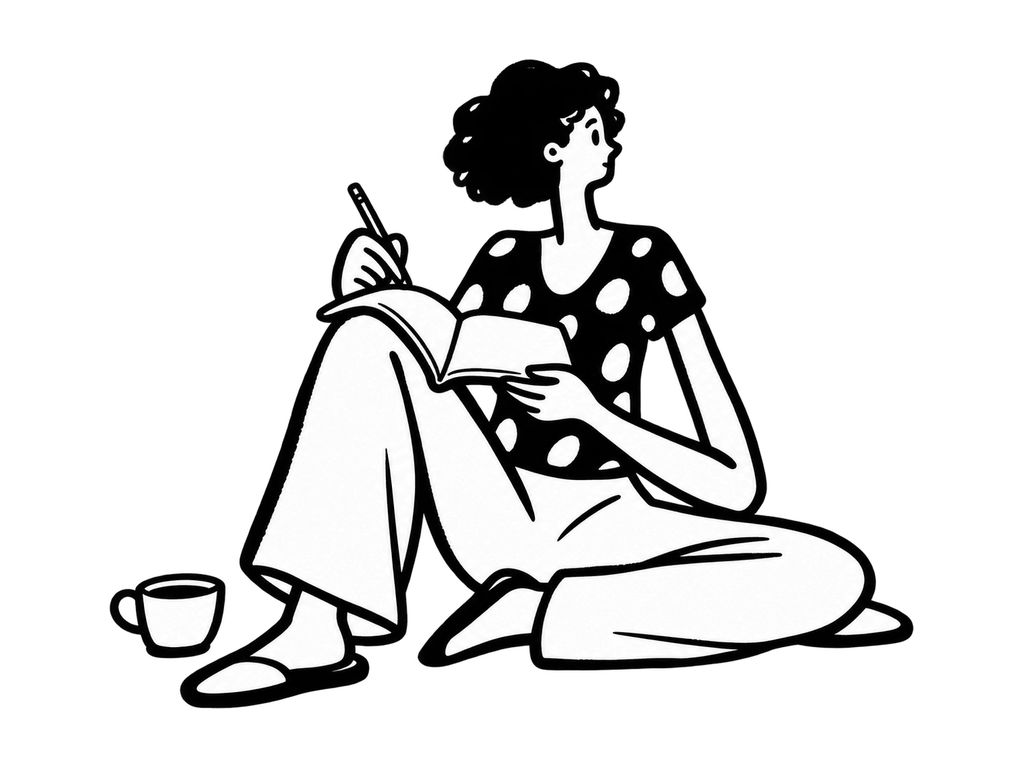
#> input picture design/illustrations/candidates/kofe-redraws/01-woman-floor-ready.png, 1024 x 768 px
$ python inkstats.py ../illustrations/candidates/kofe-redraws/01-woman-floor-ready.png
#> lines starting #> are read from the running program, lines starting #| are printed output that depends on the picture
#!/usr/bin/env python3
"""Measure the "ink budget" of an illustration.

The reference illustrations are pure black ink on a fully transparent ground,
so the only thing that makes them feel busy or calm is how much of the canvas
the ink actually covers.  This prints that number (alpha-weighted, so anti-
aliased edges count for what they are) plus the ink bounding box, so the three
redrawn illustrations can be held to the same budget.

usage: inkstats.py a.png [b.png ...]
"""
import sys
from PIL import Image

REF = {"idle": 15.96, "focus": 16.05, "break": 14.26}
TARGET = 15.5          # the three redrawn illustrations all aim for this


def stats(path):
    im = Image.open(path).convert("RGBA")
#> im is the input picture: PIL image 1024x768 RGBA; mean R, G, B, A 44, 44, 44, 74.9
    w, h = im.size
#> w = 1024; h = 768
    a = im.getchannel("A")
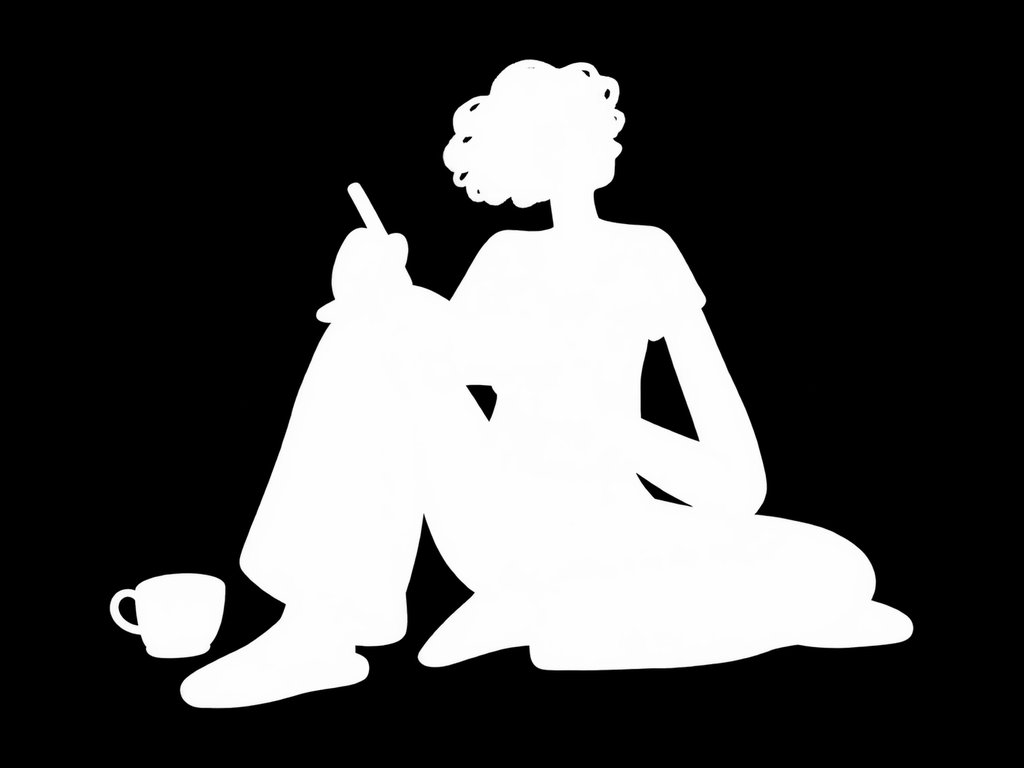
#> a: PIL image 1024x768 L; min 0, max 255, mean 74.9
    px = list(a.getdata())
#> px = 786432 items
    total = w * h
#> total = 786432
    ink = sum(px) / 255.0 / total * 100.0          # alpha-weighted coverage
#> ink = 29.38
    solid = sum(1 for v in px if v > 200) / total * 100.0
#> solid = 29.36
    clear = sum(1 for v in px if v < 16) / total * 100.0
#> clear = 70.11
    bbox = a.getbbox()
#> bbox = (109, 59, 914, 709)
    if bbox:
        bx = (bbox[0] / w * 100, bbox[1] / h * 100,
              bbox[2] / w * 100, bbox[3] / h * 100)
#> bx = (10.64, 7.68, 89.26, 92.32)
    else:
        bx = (0, 0, 0, 0)
    return dict(path=path, size=(w, h), ink=ink, solid=solid, clear=clear, bbox=bx)


def main(paths):
    print(f"{'file':<34}{'size':>11}{'ink%':>8}{'solid%':>8}{'clear%':>8}"
          f"{'bbox (x0 y0 x1 y1, % of canvas)':>34}")
    for p in paths:
        try:
            s = stats(p)
#> s = 6 items
        except Exception as e:                     # noqa: BLE001
            print(f"{p:<34}  !! {e}")
            continue
        w, h = s["size"]
#> w = 1024; h = 768
        bb = " ".join(f"{v:5.1f}" for v in s["bbox"])
        print(f"{p.split('/')[-1]:<34}{f'{w}x{h}':>11}{s['ink']:>8.2f}"
              f"{s['solid']:>8.2f}{s['clear']:>8.2f}{bb:>34}")
#| 01-woman-floor-ready.png             1024x768   29.38   29.36   70.11            10.6   7.7  89.3  92.3
    print()
    print("reference budget: ink 15.4-17.3%, solid ~15%, clear 75-81%")


if __name__ == "__main__":
    if len(sys.argv) < 2:
        sys.exit(__doc__)
    main(sys.argv[1:])

$ run again, on design/illustrations/candidates/kofe-redraws/03-man-bench-ready.png
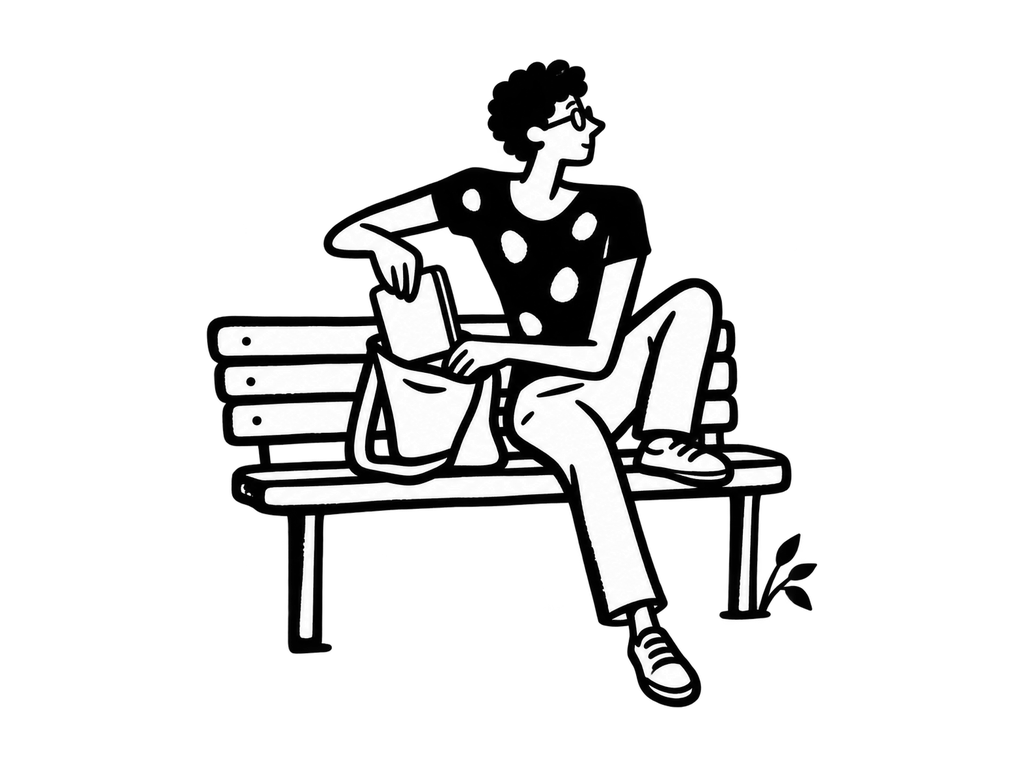
#> input picture design/illustrations/candidates/kofe-redraws/03-man-bench-ready.png, 1024 x 768 px
#> in stats, im is the input picture: PIL image 1024x768 RGBA; mean R, G, B, A 25.7, 25.7, 25.7, 53.5
#> in stats, `a = im.getchannel("A")`:
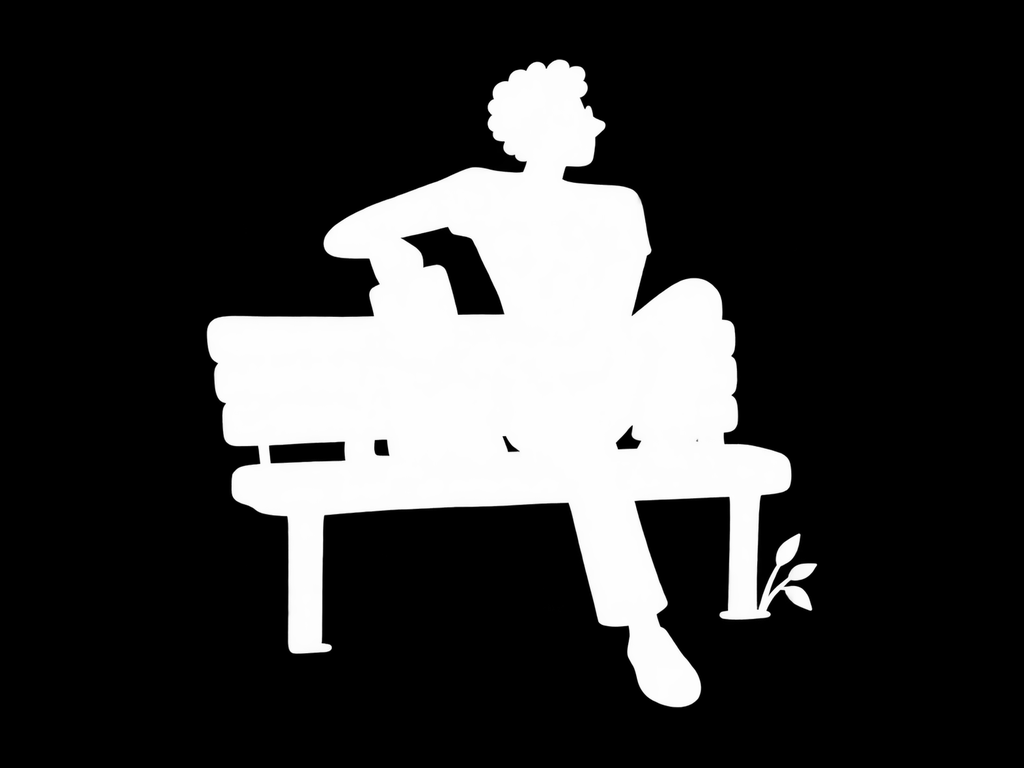
#> a: PIL image 1024x768 L; min 0, max 255, mean 53.5
#> px = 786432 items
#> ink = 21
#> solid = 20.94
#> clear = 78.53
#> bbox = (205, 59, 819, 709)
#> bx = (20.02, 7.68, 79.98, 92.32)
#> s = 6 items
#> in main, `w, h = s["size"]`: w = 1024; h = 768
#| 03-man-bench-ready.png               1024x768   21.00   20.94   78.53            20.0   7.7  80.0  92.3

$ run again, on design/illustrations/candidates/kofe-redraws/04-man-standing-ready.png
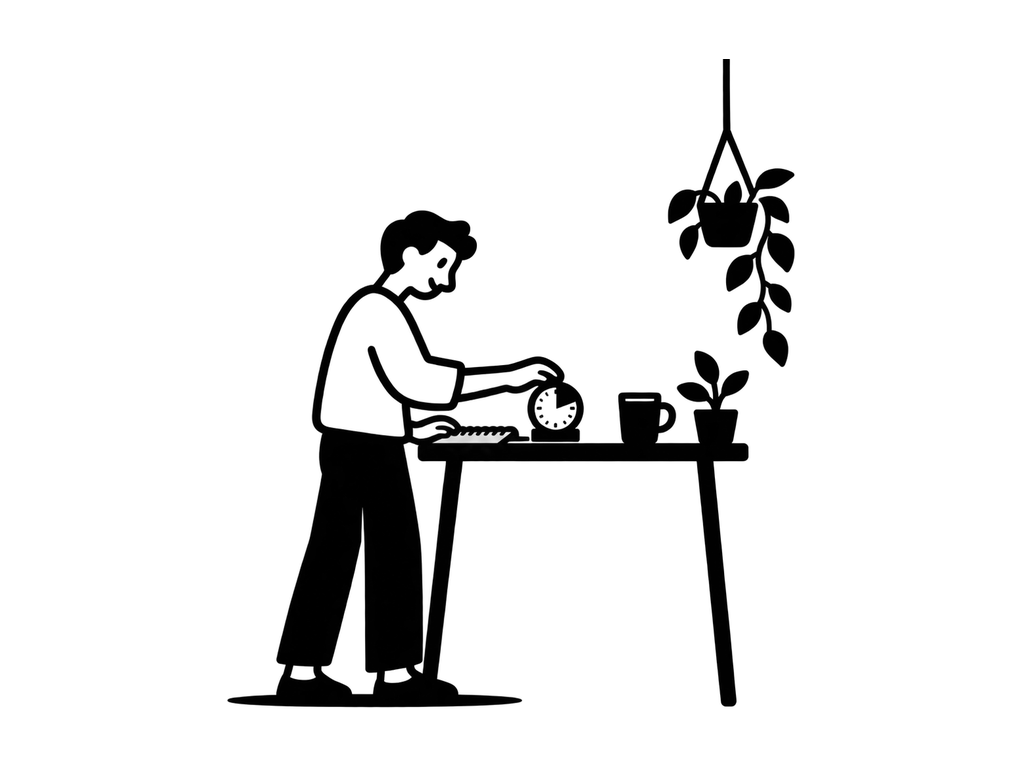
#> input picture design/illustrations/candidates/kofe-redraws/04-man-standing-ready.png, 1024 x 768 px
#> in stats, im is the input picture: PIL image 1024x768 RGBA; mean R, G, B, A 0.2, 0.2, 0.2, 23.4
#> in stats, `a = im.getchannel("A")`:
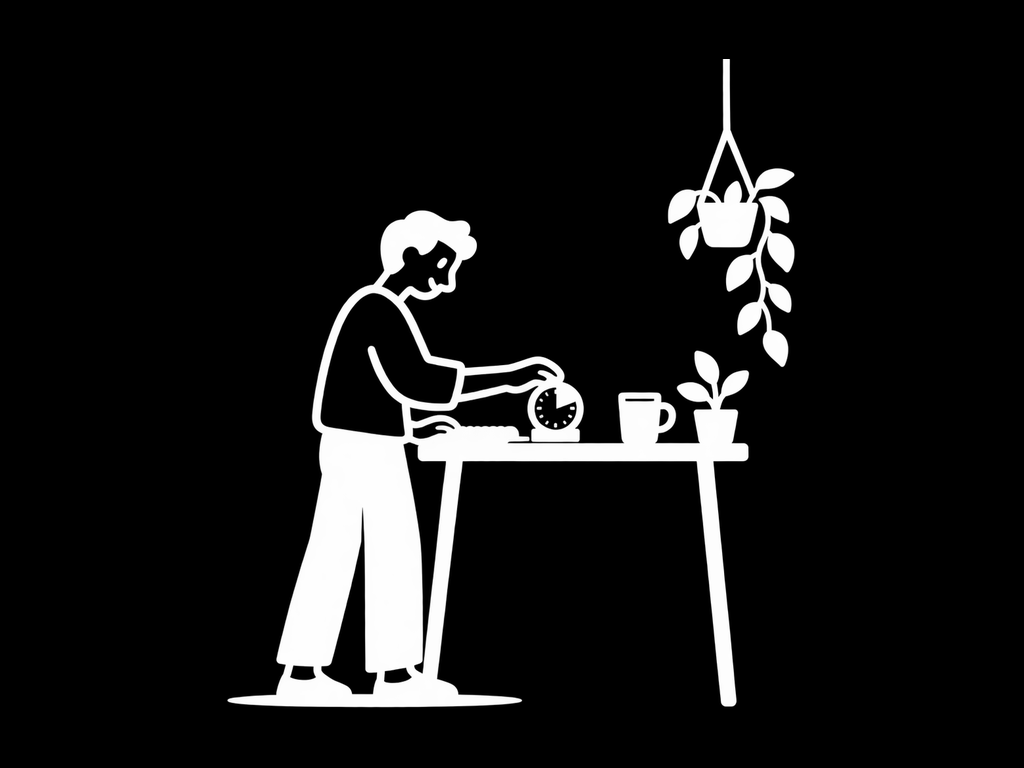
#> a: PIL image 1024x768 L; min 0, max 255, mean 23.4
#> px = 786432 items
#> ink = 9.19
#> solid = 8.9
#> clear = 90.14
#> bbox = (227, 59, 796, 709)
#> bx = (22.17, 7.68, 77.73, 92.32)
#> s = 6 items
#> in main, `w, h = s["size"]`: w = 1024; h = 768
#| 04-man-standing-ready.png            1024x768    9.19    8.90   90.14            22.2   7.7  77.7  92.3
